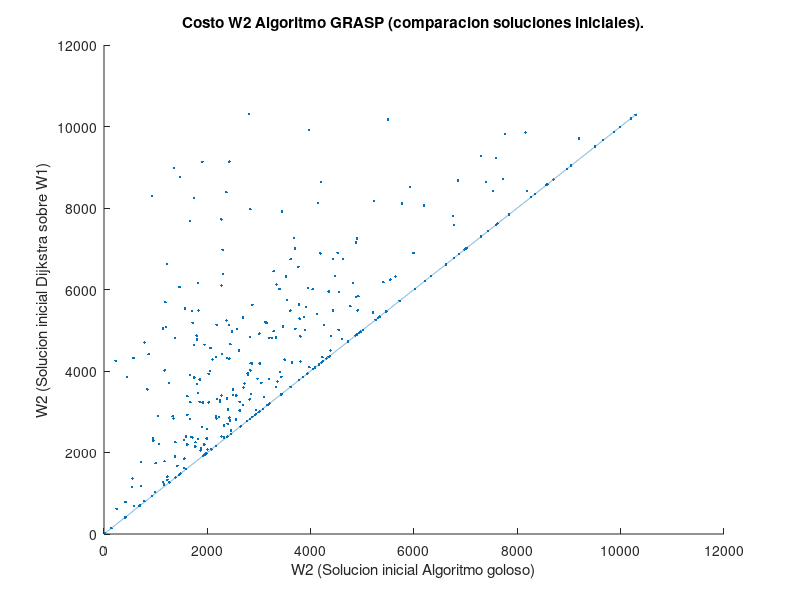

Write the MATLAB code that produced this figure.
function graficar_grasp_dijkstra_vs_goloso()

% seed: 1403882939

  datos = [8419 7527
20866 13120
9852 8161
10171 5498
8391 2369
805 783
7253 4896
8424 8191
4340 4228
4280 3498
5485 4430
7806 6752
4785 4606
8641 7399
8109 5770
6897 5991
3857 3434
4817 3199
3060 2397
7912 3448
1849 1555
4567 2062
4183 3014
8510 5920
8678 6850
782 416
6162 1820
7584 6769
4205 3636
10836 9489
6885 4187
9814 7759
6178 5408
3709 1257
6900 4521
5949 4350
11381 4826
9278 7295
8761 1472
5286 3787
8061 6195
6321 5643
5486 4910
1770 710
1676 1420
1737 1001
8634 4200
9708 9192
5687 1187
9909 3965
3238 1672
5575 3915
5482 3607
5327 3875
6333 4468
6161 4820
2537 2460
8715 7718
2885 2169
2380 1690
5400 4124
4317 2387
5623 2871
4017 2833
9220 7586
5094 3467
8167 5224
4345 2173
3227 1914
2808 2557
5816 4876
3244 1850
5129 2424
5628 3772
4236 3805
6448 3282
6557 3762
5939 4550
6034 3954
3362 3094
2358 944
4505 4384
3741 3359
3678 1798
1329 1227
4918 3007
6384 2300
2392 2276
6743 3611
7269 3678
5530 1565
2829 1663
5474 1708
618 244
4192 2839
5308 2687
684 586
6010 3397
5036 3703
10311 2811
1184 716
7155 4880
1362 548
2251 1772
5040 1145
1785 1171
5008 4541
2307 1555
1152 548
4828 2829
2075 2003
2926 1615
5839 4924
2626 1904
4865 4389
4812 1370
7005 3697
4825 3330
3598 2701
5012 3886
4700 783
3895 1662
4974 2477
3414 2503
2876 2228
5740 3536
2343 1991
8293 923
11362 5047
7970 2834
5133 2181
5185 1718
6125 3338
6241 5543
3430 2850
6007 4038
4094 3974
2052 1868
6095 2275
5073 1197
3789 1854
3804 3190
6751 4430
9138 2424
1029 993
2835 2177
3906 2786
4500 2613
5592 4768
1410 1225
4849 3800
2197 1939
3313 2182
3032 2628
2096 1879
5480 1829
2783 2436
3841 1746
2703 2392
6315 3519
11128 3282
3856 443
6976 2296
2851 2415
3944 2780
4014 1174
2157 1769
8121 4138
5431 5203
5025 2573
3321 2378
4303 2426
4776 1797
2149 1759
3971 3408
5209 3121
2371 1710
3302 2820
3231 2026
6627 1223
4977 3284
1905 1373
3400 2559
5175 3146
3698 2720
1210 1162
2577 1997
3811 2970
2665 2323
5124 4257
4414 2280
4644 1945
6742 4623
2390 1586
3549 838
3245 2627
1616 1557
8241 1744
2326 1821
4639 1742
3606 3331
3382 1614
4868 1795
9131 1904
2860 2431
4283 2100
3273 2242
3240 2248
2251 1382
8983 1354
2899 1050
4815 3247
3455 1817
2835 1347
4412 864
3994 2052
1272 1138
3932 2026
3049 2943
2194 1610
6061 1460
3548 2496
4658 2447
2372 2325
2209 1062
4252 226
7688 1661
5237 2372
4318 571
3167 2695
2893 1328
2292 952
3711 3044
3402 2275
4185 2865
7722 2272
1980 1980
4720 4720
5256 5256
141 141
4870 4870
3936 3936
11288 11288
7020 7020
7298 7298
8558 8558
1950 1950
408 408
8963 8963
5336 5336
7592 7592
16625 16625
8271 8271
11802 11802
2992 2992
9662 9662
8701 8701
1385 1385
4081 4081
3170 3170
7433 7433
2165 2165
9867 9867
6016 6016
9040 9040
10198 10198
10289 10289
5300 5300
1954 1954
9506 9506
8958 8958
3162 3162
2942 2942
3441 3441
5721 5721
2639 2639
9991 9991
4309 4309
8346 8346
1448 1448
10490 10490
6867 6867
14734 14734
3855 3855
7618 7618
2455 2455
2823 2823
4968 4968
685 685
4162 4162
1923 1923
6208 6208
3073 3073
10198 10198
2928 2928
6617 6617
5722 5722
4348 4348
934 934
3011 3011
5462 5462
4932 4932
6977 6977
6776 6776
1481 1481
696 696
3073 3073
2772 2772
8581 8581
6334 6334
3775 3775
2078 2078
4044 4044
2872 2872
5723 5723
1593 1593
4086 4086
7019 7019
4246 4246
2866 2866
417 417
7837 7837
22 22
4368 4368
3201 3201
5012 5012
3611 3611
2380 2380
7004 7004
1264 1264
4212 4212
2655 2655
4898 4898
2390 2390
3425 3425
1916 1916];

  
  [Y,I] = sort(datos(:,1));
  datos = datos(I,:);
  datos = datos(1:(length(datos) - 10), :);

  close all; figure;
  scatter(datos(:,2), datos(:,1), '.r');
  hold on;
  plot(1:max(datos(:)), 1:max(datos(:)), '--');

  title('Costo W2 Algoritmo GRASP (comparacion soluciones iniciales).');
  xlabel('W2 (Solucion inicial Algoritmo goloso)');
  ylabel('W2 (Solucion inicial Dijkstra sobre W1)');
  saveas(gca, ['../graficos/grasp_comparacion_soluciones_iniciales.eps'],'epsc');

end